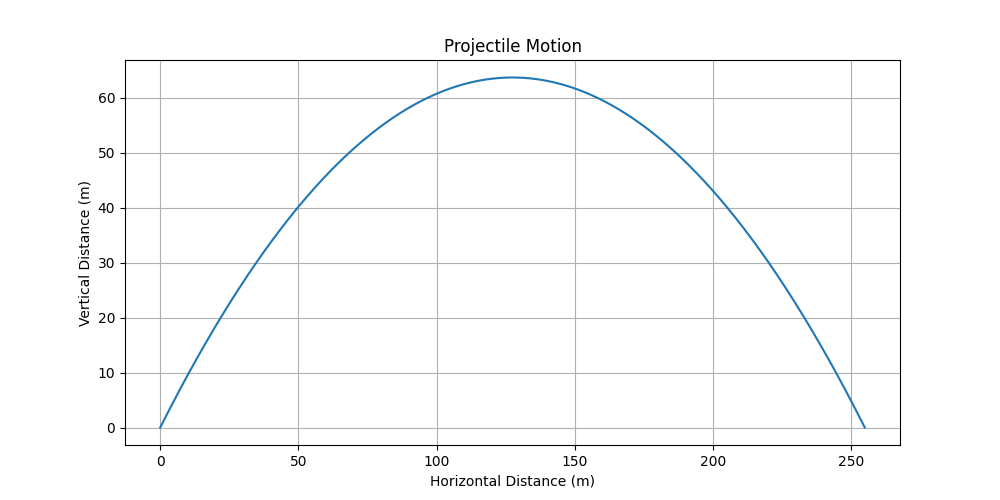

This figure's Python source:
import numpy as np
import matplotlib.pyplot as plt

# Ask the user for input
v0 = float(input("Enter the initial velocity (m/s): "))  # Initial velocity
theta = float(input("Enter the angle of projection (degrees): "))  # Angle of projection

# Constants
g = 9.81  # Acceleration due to gravity
theta_rad = np.radians(theta)  # Convert angle to radians

# Calculate time of flight
t_flight = 2 * v0 * np.sin(theta_rad) / g

# Calculate maximum height and horizontal range
max_height = (v0**2 * np.sin(theta_rad)**2) / (2 * g)
horizontal_range = (v0**2 * np.sin(2 * theta_rad)) / g

# Display results
print(f"Maximum Height: {max_height:.2f} m")
print(f"Horizontal Range: {horizontal_range:.2f} m")

# Create time array
t = np.linspace(0, t_flight, num=500)  # Time values for simulation

# Calculate horizontal and vertical positions
x = v0 * np.cos(theta_rad) * t  # Horizontal position
y = v0 * np.sin(theta_rad) * t - 0.5 * g * t**2  # Vertical position

# Plot the trajectory
plt.figure(figsize=(10, 5))
plt.plot(x, y)
plt.title('Projectile Motion')
plt.xlabel('Horizontal Distance (m)')
plt.ylabel('Vertical Distance (m)')
plt.grid(True)

# Save the plot as an image
plt.savefig('projectile_motion.png')

# Show the plot
plt.show()